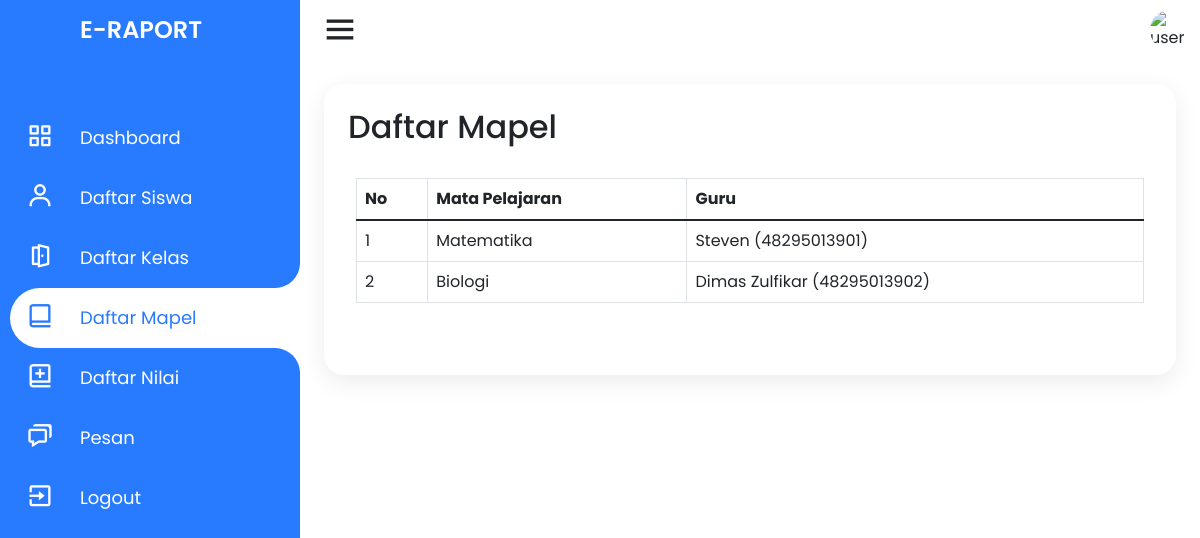
Page /guru/daftar-mapel.php (signed in) on the earlier database version.
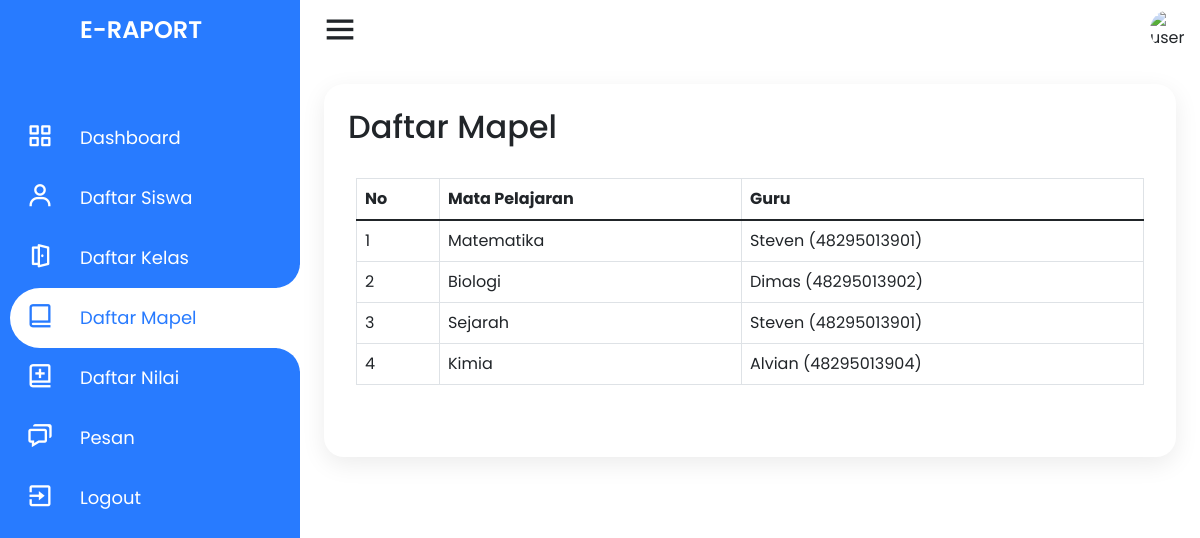
Same page on the later database version.
### tables this page shows
CREATE TABLE `mata_pelajaran` (
  `id_mapel` int(11) NOT NULL AUTO_INCREMENT,
  `nama_mapel` varchar(20) NOT NULL,
  `nip` varchar(11) DEFAULT NULL,
  PRIMARY KEY (`id_mapel`),
  KEY `mata_pelajaran_ibfk_1` (`nip`),
  CONSTRAINT `mata_pelajaran_ibfk_1` FOREIGN KEY (`nip`) REFERENCES `guru` (`nip`) ON DELETE SET NULL ON UPDATE CASCADE
);

CREATE TABLE `guru` (
  `nip` varchar(11) NOT NULL,
  `nama_guru` varchar(50) NOT NULL,
  `jenis_kelamin` enum('Laki-laki','Perempuan') NOT NULL,
  `alamat` text NOT NULL,
  `email` varchar(30) NOT NULL,
  `no_telp` varchar(14) NOT NULL,
  `agama` enum('Islam','Kristen','Katolik','Hindu','Buddha','Konghuchu') NOT NULL,
  `status` varchar(20) NOT NULL,
  `tanggal_lahir` date NOT NULL,
  `password` varchar(255) NOT NULL,
  PRIMARY KEY (`nip`)
);

### model/mapel.php (called while the page is built, shortened)
<?php
require_once dirname(__FILE__) . '/../connection.php';
class Mapel
{
    public function get_daftar_mapel($limitoffset = "")
    {
        global $conn;
        if (strlen($limitoffset) > 0) {
            $query_limit = $limitoffset;
        } else {
            $query_limit = "";
        }
        $query = "SELECT id_mapel, nama_mapel, mata_pelajaran.nip, nama_guru FROM mata_pelajaran INNER JOIN guru ON mata_pelajaran.nip = guru.nip $query_limit";
        $result = $conn->query($query);
        if ($result) {
            return $result;
        } else {
            return false;
        }
    }
}

### guru/daftar-mapel.php (the view, shortened to what this page needs)
<?php
require_once dirname(__FILE__) . '/../connection.php';
require_once dirname(__FILE__) . '/../model/mapel.php';
$mapel = new Mapel();
if (!isset($_GET['p'])) {
    $page_no = 1;
} else {
    $page_no = $_GET['p'];
}
$records_per_page = 10;
$offset = ($page_no - 1) * $records_per_page;
?>
<!DOCTYPE html>
<html lang="en" dir="ltr">
<head>
    <link rel="stylesheet" href="style.css">
    <link href='https://unpkg.com/boxicons@2.0.7/css/boxicons.min.css' rel='stylesheet'>
    <link href="https://cdn.jsdelivr.net/npm/bootstrap@5.1.3/dist/css/bootstrap.min.css" rel="stylesheet">
    <link rel="stylesheet" href="../assets/css/style.css">
</head>
<body>
    <div class="container">
        <div class="navigation">
            <ul>
                <li>
                    <a href="#">
                        <span class="icon"></span>
                        <h1 class="title">E-Raport</h1>
                    </a>
                </li>
                <li>
                    <a href="index">
                        <span class="icon"><i class='bx bx-grid-alt'></i></span>
                        <span class="title">Dashboard</span>
                    </a>
                </li>
                <li>
                    <a href="daftar-siswa">
                        <span class="icon"><i class='bx bx-user'></i></span>
                        <span class="title">Daftar Siswa</span>
                    </a>
                </li>
                <li>
                    <a href="daftar-kelas">
                        <span class="icon"><i class='bx bx-door-open'></i></span>
                        <span class="title">Daftar Kelas</span>
                    </a>
                </li>
                <li class="hovered">
                    <a href="daftar-mapel">
                        <span class="icon"><i class='bx bx-book-alt'></i></span>
                        <span class="title">Daftar Mapel</span>
                    </a>
                </li>
                <li>
                    <a href="daftar-nilai">
                        <span class="icon"><i class='bx bx-book-add'></i></span>
                        <span class="title">Daftar Nilai</span>
                    </a>
                </li>
                <li>
                    <a href="pesan">
                        <span class="icon"><i class='bx bx-chat'></i></span>
                        <span class="title">Pesan</span>
                    </a>
                </li>
                <li>
                    <a href="../logout">
                        <span class="icon"><i class='bx bx-exit'></i></span>
                        <span class="title">Logout</span>
                    </a>
                </li>
            </ul>
        </div>
    </div>
    <div class="main">
        <div class="topbar">
            <div class="toggle">
                <i class='bx bx-menu'></i>
            </div>
            <div class="user">
                <img src="https://blogger.googleusercontent.com/img/a/AVvXsEiXyPi_rGT6jD0HngbJm7ynV-rF3rbepixGAznBNXQteWfrkWk1VvidfrFLeLr3E1slcwmf0jQ3ktsRI1Ga6xMOftHsDC1fbi9Oid8jOz0YX22jl6_i38Y5xbRuLrmoQm2O371YilOhD77YN1xeyibg4_B0qHWhOv24q9DoKzQokmiuruFKmPYKvX1zeA" alt="user">
            </div>
        </div>
        <div class="konten">
            <h2 class="konten_title">
                Daftar Mapel
            </h2>
            <div class="konten_isi">
                <div class="konten_table table-responsive">
                    <table class="table table-bordered">
                        <thead>
                            <tr>
                                <th>No</th>
                                <th>Mata Pelajaran</th>
                                <th>Guru</th>
                            </tr>
                        </thead>
                        <tbody>
                            <?php
                            $result_mapel = $mapel->get_daftar_mapel("LIMIT $records_per_page OFFSET $offset");
                            if ($result_mapel && $result_mapel->num_rows > 0) {
                                $no = 1;
                                while ($row = $result_mapel->fetch_assoc()) {
                                    $nama_mapel = $row['nama_mapel'];
                                    $guru_mapel = $row['nama_guru'];
                                    $nip_guru_mapel = $row['nip'];
                                    echo "
                                    <tr>
                                        <td>$no</td>
                                        <td>$nama_mapel</td>
                                        <td>$guru_mapel ($nip_guru_mapel)</td>
                                    </tr>
                                    ";
                                    $no++;
                                }
                            }
                            ?>
                        </tbody>
                    </table>
                </div>
            </div>
        </div>
</body>
</html>

### assets/css/style.css (style rules this page uses)
* { margin: 0; padding: 0; box-sizing: border-box; font-family: 'Poppins', sans-serif; }
dl, ol, ul { padding: 0; margin: 0; }
:root { --blue: #287bff; --white: #fff; --grey: #f5f5f5; --black1: #222; --black2: #999; --pad-sm: 8px; --pad-md: 16px; --pad-lg: 24px; --pad-xl: 32px; --pad-xxl: 64px; }
body { min-height: 100vh; overflow-x: hidden; }
.container { position: relative; width: 100%; max-width: none; }
.navigation { left: 0; position: fixed; width: 300px; height: 100%; background: var(--blue); border-left: 10px solid var(--blue); transition: .5s; overflow: hidden; padding: 0; margin: 0; }
.navigation ul { position: absolute; top: 0; left: 0; width: 100%; }
.navigation ul li { position: relative; width: 100%; list-style: none; border-top-left-radius: 30px; border-bottom-left-radius: 30px; }
.navigation ul li:hover, .navigation ul li.hovered { background: var(--white); }
.navigation ul li:nth-child(1) { margin-bottom: 40px; pointer-events: none; }
.navigation ul li a { position: relative; display: block; width: 100%; display: flex; text-decoration: none; color: var(--white); }
.navigation ul li:hover a, .navigation ul li.hovered a { color: var(--blue); }
.navigation ul li a .icon { position: relative; display: block; min-width: 60px; height: 60px; line-height: 70px; text-align: center; }
.navigation ul li a .icon .bx { font-size: 1.75em; }
.navigation ul li a .title { position: relative; display: block; padding: 0 10px; height: 60px; line-height: 60px; text-align: start; white-space: nowrap; font-size: 18px; }
.navigation ul li h1 { text-transform: uppercase; font-weight: 600; font-size: 24px !important; }
.navigation ul li:hover a::before, .navigation ul li.hovered a::before { content: ''; position: absolute; right: 0; top: -50px; width: 50px; height: 50px; border-radius: 50%; box-shadow: 35px 35px 0 10px var(--white); pointer-events: none; }
.navigation ul li:hover a::after, .navigation ul li.hovered a::after { content: ''; position: absolute; right: 0; bottom: -50px; width: 50px; height: 50px; border-radius: 50%; box-shadow: 35px -35px 0 10px var(--white); pointer-events: none; }
.main { position: absolute; width: calc(100% - 300px); left: 300px; min-height: 100vh; background: var(--white); transition: .5s; }
.topbar { width: 100%; height: 60px; display: flex; justify-content: space-between; align-items: center; padding: 0 10px; }
.toggle { position: relative; width: 60px; height: 60px; display: flex; justify-content: center; align-items: center; font-size: 2.5em; cursor: pointer; }
.user { position: relative; width: 40px; height: 40px; border-radius: 50%; overflow: hidden; cursor: pointer; }
.user img { position: absolute; top: 0; left: 0; width: 100%; height: auto; object-fit: cover; }
.konten { display: block; padding: var(--pad-lg); margin: var(--pad-lg); position: relative; background: var(--white); border-radius: 20px; box-shadow: 0 7px 25px rgba(0, 0, 0, 0.08); border: none; overflow: hidden; }
.konten .konten_isi { overflow: hidden; padding: var(--pad-sm); }
.konten .konten_title, .konten .konten_isi .konten_pengaturan, .konten .konten_isi .konten_table, .konten .konten_isi .konten_nav { margin-bottom: var(--pad-lg); }

Differences in the rows shown:
changed through a linked row, mata_pelajaran "Biologi": nip.nama_guru "Dimas Zulfikar" → "Dimas"
added mata_pelajaran: nama_mapel "Sejarah", nip.nama_guru "Steven", nip "48295013901"
added mata_pelajaran: nama_mapel "Kimia", nip.nama_guru "Alvian", nip "48295013904"
